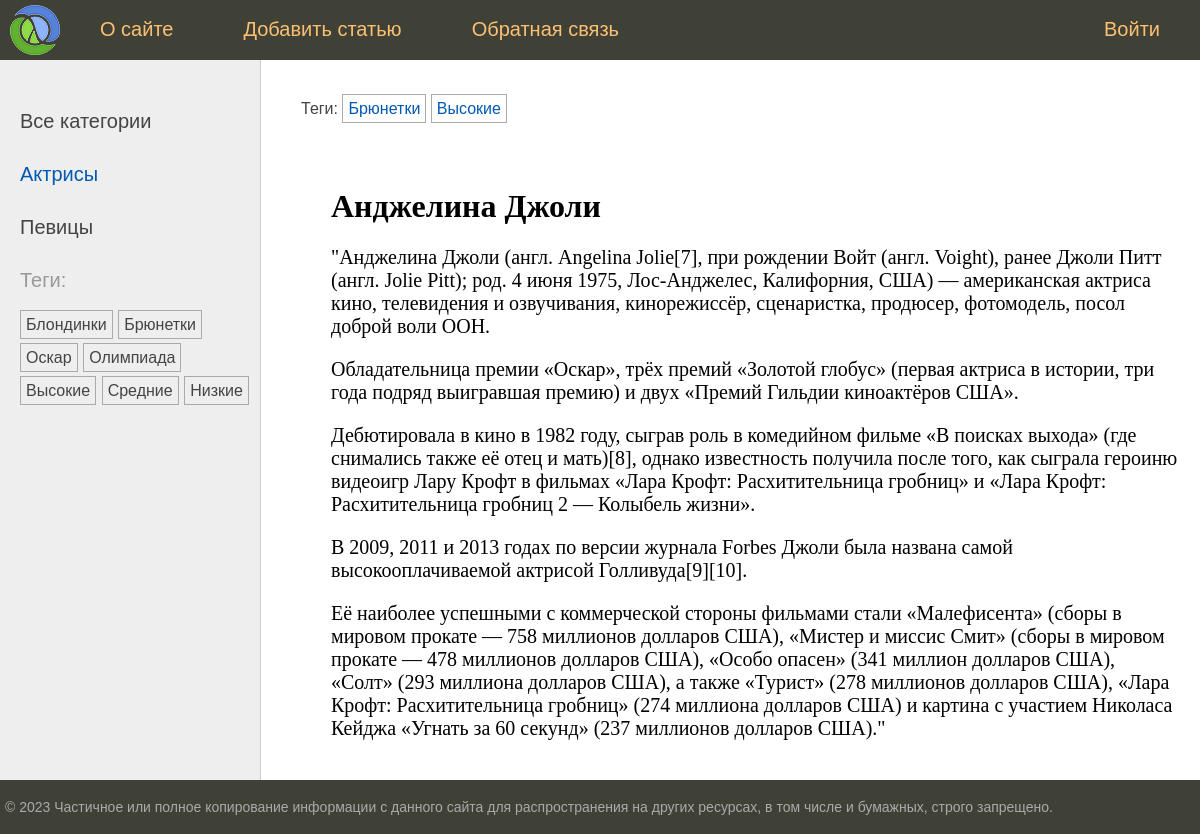
The app's page /post/andzhelina-dzholi/ with its own data.
### women/models.py (models this page shows, shortened)
class Category(models.Model):
    name = models.CharField(max_length=100, db_index=True)
    slug = models.SlugField(max_length=255, unique=True, db_index=True)
    def get_absolute_url(self):
        return reverse("category", kwargs={"cat_slug": self.slug})

class TagPost(models.Model):
    tag = models.CharField(max_length=100, db_index=True)
    slug = models.SlugField(max_length=255, unique=True, db_index=True)
    def get_absolute_url(self):
        return reverse("tag", kwargs={"tag_slug": self.slug})

class Women(models.Model):
    class Status(models.IntegerChoices):
        DRAFT = 0, "Черновик"
        PUBLISHED = 1, "Опубликовано"
    title = models.CharField(max_length=50)
    slug = models.SlugField(max_length=255, unique=True, db_index=True)
    content = models.TextField(blank=True)
    time_create = models.DateTimeField(auto_now_add=True)
    time_update = models.DateTimeField(auto_now=True)
    is_published = models.BooleanField(choices=Status.choices, default=Status.DRAFT)
    cat = models.ForeignKey("Category", on_delete=models.PROTECT, related_name="posts")
    tags = models.ManyToManyField("TagPost", blank="True", related_name="tags")
    husband = models.OneToOneField(
        "Husband",
        related_name="woman",
        on_delete=models.SET_NULL,
        null=True,
        blank=True,
    )
    objects = models.Manager()
    published = PublishedManager()
    class Meta:
        ordering = ["-time_create"]
        indexes = [models.Index(fields=["-time_create"])]

### women/views.py (the view)
# urls.py: path("post/<slug:post_slug>/", views.show_post, name="post"),
def show_post(request, post_slug):
    post = get_object_or_404(Women, slug=post_slug)
    data = {
        "title": post.title,
        "menu": menu,
        "post": post,
        "cat_selected": 1,
    }
    return render(request, "women/post.html", context=data)

### women/templatetags/women_tags.py (called while the page is built)
@register.inclusion_tag("women/list_categories.html")
def show_categories(cat_selected=0):
    cats = Category.objects.all()
    return {"cats": cats, "cat_selected": cat_selected}

@register.inclusion_tag("women/list_tags.html")
def show_all_tags():
    return {'tags': TagPost.objects.all()}

### women/templates/women/post.html (shortened to what this page needs)
{% extends "base.html" %}
{% block breadcrumbs %}
{% with post.tags.all as tags %}
{% if tags %}
<ul class="tags-list">
    <li>Теги:</li>
    {% for t in tags %}
    <li><a href="{{ t.get_absolute_url }}">{{ t.tag }}</a></li>
    {% endfor %}
</ul>
{% endif %}
{% endwith %}
{% endblock  %}
{% block content %}
<h1>{{post.title}}</h1>
{{post.content|linebreaks}}
{% endblock  %}

### women/templates/women/list_categories.html
{% for cat in cats %}
{% if cat.id == cat_selected %}
<li class="selected">{{ cat.name }}</li>
{% else %}
<li>
<a href="{{ cat.get_absolute_url }}">{{ cat.name }}</a>
</li>
{% endif %}
{% endfor %}

### women/templates/women/list_tags.html
{% if tags %}
    <p>Теги:</p>
    <ul class="tags-list">
        {% for t in tags %}
        <li><a href="{{ t.get_absolute_url }}">{{ t.tag }}</a></li>
        {% endfor %}
    </ul>
{% endif %}

### women/static/women/css/styles.css (style rules this page uses)
html, body { font-family: 'Arial'; margin: 0; padding: 0; height: 100%; width: 100%; color: #444; }
a { color: #0059b2; text-decoration: none; }
.left-chapters ul { width: 230px; margin: 0; padding: 20px 10px 10px 20px; list-style: none; font-size: 20px; }
.left-chapters ul li { margin: 30px 0 0 0; color: #999; }
.left-chapters ul li.selected { color: #0059b2; }
.left-chapters ul li a { color: #444; text-decoration: none; }
ul.tags-list { width: 100%; margin: 0; padding: 0; list-style: none; }
ul.tags-list li { margin: 0; padding: 0 0 10px; display: inline-block; }
ul.tags-list li a { padding: 5px; font-size: 16px; border: 1px solid #aaa; }
.content-text h1 { font-size: 32px; }

### records on screen
Category: name "Актрисы"
Category: name "Певицы"
TagPost: tag "Блондинки"
TagPost: tag "Брюнетки"
TagPost: tag "Оскар"
TagPost: tag "Олимпиада"
TagPost: tag "Высокие"
TagPost: tag "Средние"
TagPost: tag "Низкие"
Women: title "Анджелина Джоли", content "\"Анджелина Джоли (англ. Angelina Jolie[7], при рождении Войт (англ. Voight), ранее Джоли Питт (англ. Jolie Pitt); род. 4 июня 1975, Лос-Анджелес, Калифорния, США) — американская актриса кино, телевидения и озвучивания, кинорежиссёр, сценаристка, продюсер, фотомодель, посол доброй воли ООН. Обладательница премии «Оскар», трёх премий «Золотой глобус» (первая актриса в истории, три года подряд выигравшая премию) и двух «Премий Гильдии киноактёров США». Дебютировала в кино в 1982 году, сыграв роль в комедийном фильме «В поисках выхода» (где снимались также её отец и мать)[8], однако известность получила после того, как сыграла героиню видеоигр Лару Крофт в фильмах «Лара Крофт: Расхитительница…"

### other values on screen
{{ m.title }} "О сайте" "Добавить статью" "Обратная связь" "Войти"
